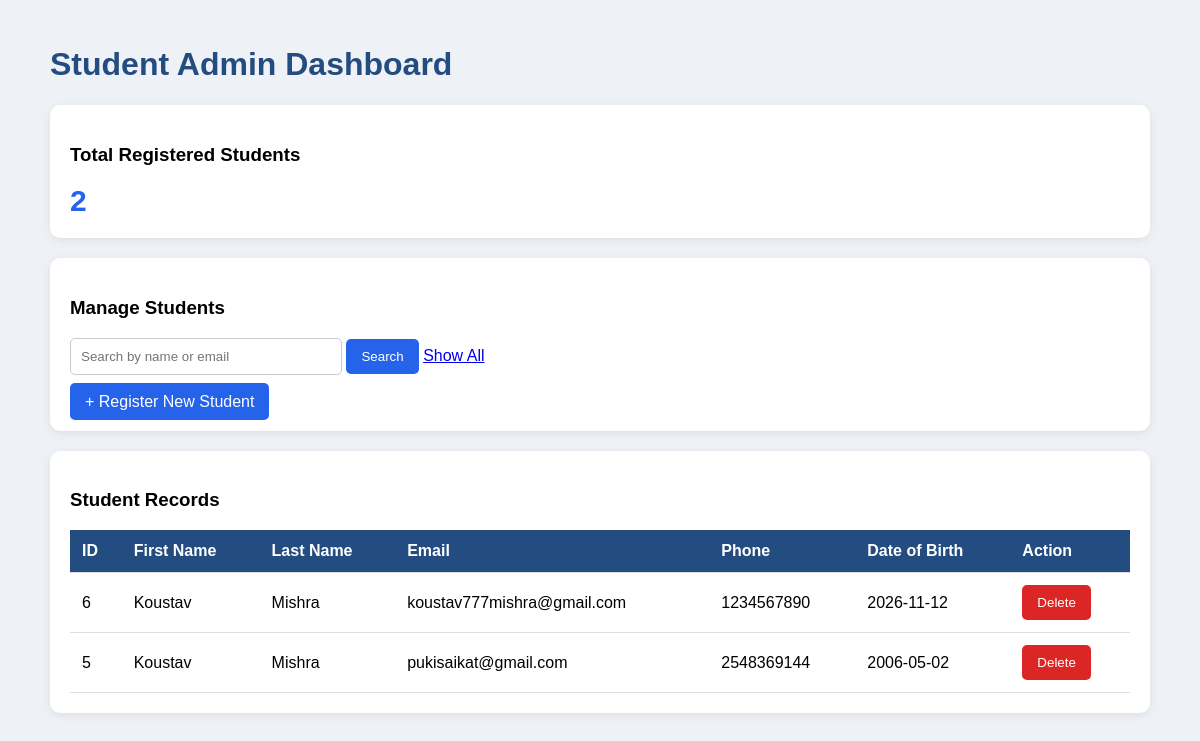
/dashboard, run on the app's committed database.
### tables this page shows
CREATE TABLE students (
            id INTEGER PRIMARY KEY AUTOINCREMENT,
            first_name TEXT NOT NULL,
            last_name TEXT NOT NULL,
            email TEXT NOT NULL UNIQUE,
            phone TEXT NOT NULL,
            dob TEXT NOT NULL
        );

### app.py (the view)
@app.route("/dashboard")
def dashboard():
    search = request.args.get("search", "").strip()
    conn = get_db()
    if search:
        students = conn.execute("""
            SELECT * FROM students
            WHERE first_name LIKE ?
            OR last_name LIKE ?
            OR email LIKE ?
            ORDER BY id DESC
        """, (
            f"%{search}%",
            f"%{search}%",
            f"%{search}%"
        )).fetchall()
    else:
        students = conn.execute("""
            SELECT * FROM students
            ORDER BY id DESC
        """).fetchall()
    total_students = conn.execute(
        "SELECT COUNT(*) FROM students"
    ).fetchone()[0]
    conn.close()
    return render_template(
        "dashboard.html",
        students=students,
        total_students=total_students,
        search=search
    )

### app.py (called while the page is built)
def get_db():
    conn = sqlite3.connect(DATABASE)
    conn.row_factory = sqlite3.Row
    return conn

### templates/dashboard.html (shortened to what this page needs)
<!DOCTYPE html>
<html lang="en">
<head>
</head>
<body>
<div class="container">
    <h1>Student Admin Dashboard</h1>
    <div class="card">
        <h3>Total Registered Students</h3>
        <div class="total">
            {{ total_students }}
        </div>
    </div>
    <div class="card">
        <h3>Manage Students</h3>
        <form action="/dashboard" method="GET">
            <input
                type="text"
                name="search"
                placeholder="Search by name or email"
                value="{{ search }}"
            >
            <button type="submit">Search</button>
            <a href="/dashboard">Show All</a>
        </form>
        <br>
        <a href="/" class="add-btn">
            + Register New Student
        </a>
    </div>
    <div class="card">
        <h3>Student Records</h3>
        <div class="table-wrapper">
            <table>
                <tr>
                    <th>ID</th>
                    <th>First Name</th>
                    <th>Last Name</th>
                    <th>Email</th>
                    <th>Phone</th>
                    <th>Date of Birth</th>
                    <th>Action</th>
                </tr>
                {% for student in students %}
                <tr>
                    <td>{{ student['id'] }}</td>
                    <td>{{ student['first_name'] }}</td>
                    <td>{{ student['last_name'] }}</td>
                    <td>{{ student['email'] }}</td>
                    <td>{{ student['phone'] }}</td>
                    <td>{{ student['dob'] }}</td>
                    <td>
                        <form
                            action="{{ url_for('delete_student', student_id=student['id']) }}"
                            method="POST"
                            onsubmit="return confirm('Are you sure you want to delete this student?');"
                        >
                            <button type="submit" class="delete-btn">
                                Delete
                            </button>
                        </form>
                    </td>
                </tr>
                {% else %}
                <tr>
                    <td colspan="7">No students found.</td>
                </tr>
                {% endfor %}
            </table>
        </div>
    </div>
</div>
</body>
</html>

### templates/dashboard.html (style rules this page uses)
body { font-family: Arial, sans-serif; background: #eef2f7; margin: 0; padding: 25px; }
.container { max-width: 1100px; margin: auto; }
h1 { color: #234c80; }
.card { background: white; padding: 20px; border-radius: 10px; margin: 20px 0; box-shadow: 0 2px 8px #ddd; }
.total { font-size: 30px; font-weight: bold; color: #2563eb; }
input { padding: 10px; width: 250px; border: 1px solid #ccc; border-radius: 5px; }
button, .add-btn { padding: 10px 15px; background: #2563eb; color: white; border: none; border-radius: 5px; cursor: pointer; text-decoration: none; }
table { width: 100%; border-collapse: collapse; background: white; }
th, td { padding: 12px; border-bottom: 1px solid #ddd; text-align: left; }
th { background: #234c80; color: white; }
.delete-btn { background: #dc2626; }
.table-wrapper { overflow-x: auto; }

### data on the page
students: id "6", first_name "Koustav", last_name "Mishra", email "koustav777mishra@gmail.com", phone "1234567890", dob "2026-11-12"
students: id "5", first_name "Koustav", last_name "Mishra", email "pukisaikat@gmail.com", phone "2548369144", dob "2006-05-02"

### other printed values
{{ total_students }} "2"
